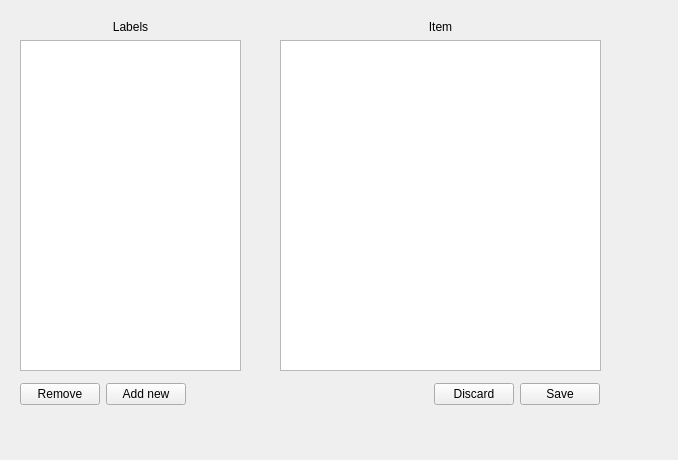
<?xml version="1.0" encoding="UTF-8"?>
<ui version="4.0">
 <class>gmd_gui</class>
 <widget class="QWidget" name="gmd_gui">
  <property name="geometry">
   <rect>
    <x>0</x>
    <y>0</y>
    <width>678</width>
    <height>460</height>
   </rect>
  </property>
  <property name="windowTitle">
   <string>Form</string>
  </property>
  <widget class="QWidget" name="verticalLayoutWidget">
   <property name="geometry">
    <rect>
     <x>20</x>
     <y>20</y>
     <width>221</width>
     <height>351</height>
    </rect>
   </property>
   <layout class="QVBoxLayout" name="verticalLayout">
    <item>
     <widget class="QLabel" name="label">
      <property name="text">
       <string>Labels</string>
      </property>
      <property name="alignment">
       <set>Qt::AlignCenter</set>
      </property>
     </widget>
    </item>
    <item>
     <widget class="QListView" name="listView"/>
    </item>
   </layout>
  </widget>
  <widget class="QWidget" name="verticalLayoutWidget_2">
   <property name="geometry">
    <rect>
     <x>280</x>
     <y>20</y>
     <width>321</width>
     <height>351</height>
    </rect>
   </property>
   <layout class="QVBoxLayout" name="verticalLayout_2">
    <item>
     <widget class="QLabel" name="label_2">
      <property name="text">
       <string>Item</string>
      </property>
      <property name="alignment">
       <set>Qt::AlignCenter</set>
      </property>
     </widget>
    </item>
    <item>
     <widget class="QPlainTextEdit" name="plainTextEdit"/>
    </item>
   </layout>
  </widget>
  <widget class="QWidget" name="">
   <property name="geometry">
    <rect>
     <x>20</x>
     <y>380</y>
     <width>580</width>
     <height>28</height>
    </rect>
   </property>
   <layout class="QHBoxLayout" name="horizontalLayout_3">
    <item>
     <layout class="QHBoxLayout" name="horizontalLayout_2">
      <item>
       <widget class="QPushButton" name="btnRemove">
        <property name="text">
         <string>Remove</string>
        </property>
       </widget>
      </item>
      <item>
       <widget class="QPushButton" name="btnAddNew">
        <property name="text">
         <string>Add new</string>
        </property>
       </widget>
      </item>
      <item>
       <spacer name="horizontalSpacer">
        <property name="orientation">
         <enum>Qt::Horizontal</enum>
        </property>
        <property name="sizeType">
         <enum>QSizePolicy::Expanding</enum>
        </property>
        <property name="sizeHint" stdset="0">
         <size>
          <width>230</width>
          <height>20</height>
         </size>
        </property>
       </spacer>
      </item>
     </layout>
    </item>
    <item>
     <layout class="QHBoxLayout" name="horizontalLayout">
      <item>
       <widget class="QPushButton" name="btnDiscard">
        <property name="text">
         <string>Discard</string>
        </property>
       </widget>
      </item>
      <item>
       <widget class="QPushButton" name="btnSave">
        <property name="text">
         <string>Save</string>
        </property>
       </widget>
      </item>
     </layout>
    </item>
   </layout>
  </widget>
 </widget>
 <resources/>
 <connections/>
</ui>
